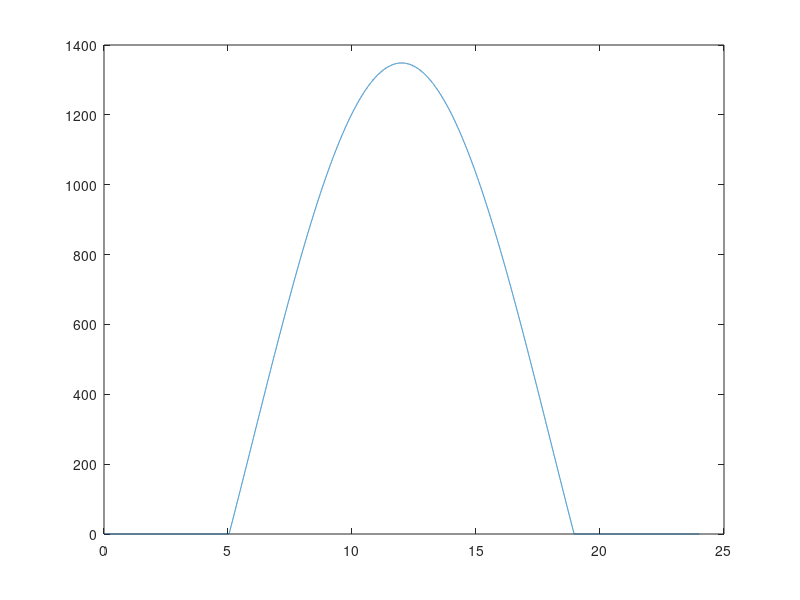

The MATLAB source for this figure: (Note: this script raises an error after producing the figure.)
clear all
clc

% 初始参数
t = [0:0.001:24] % 代表从0点至24点
d_n = 180 % 天数（0-365）
D_n = [1:1:365]'
I_SC = 1367; % 地外太阳辐射强度常数
r_0 = 149597890; % 平均日地距离常数
phi = 30; % 纬度
epislon = 1/298.256; % 地球扁率
tau = 1; % 投射系数 无量纲

% 计算单位太阳辐射强度
alpha_day = 2 * pi * (d_n - 4)/365; % 天角数
r = r_0 * (1 - epislon^2) / (1 + epislon * cos(alpha_day)); % 日地距离
I_0n = I_SC * (r_0 / r)^2; % 地外太阳辐射强度
omega = pi - (pi * t / 12); % 时角
delta = (23.45 * pi / 180) * sind(360 * (284 + d_n) /365); % 太阳倾斜角
theta = pi / 2 - acos(sind(phi) * sin(delta) + cosd(phi) * cos(delta) * cos(omega)); % 天顶角

P_S = max(I_0n * tau * sin(theta), 0) % 单位面积太阳辐射强度
E_S = cumtrapz(t, P_S) % 单位面积太辐射总能量
P_AS = E_S(end) / 24

% Plot
plot(t, P_S)
hold on
refline([0 P_AS])
hold off
plot(t, E_S)

% 全年太阳辐射强度图谱
D_alpha_day = 2 * pi * (D_n - 4)/365; % 天角数
D_r = r_0 * (1 - epislon^2) ./ (1 + epislon .* cos(D_alpha_day)); % 日地距离
D_I_0n = I_SC .* (r_0 ./ D_r).^2; % 地外太阳辐射强度
D_omega = pi - (pi * t / 12); % 时角
D_delta = (23.45 * pi / 180) .* sind(360 * (284 + D_n) ./365); % 太阳倾斜角
D_theta = pi / 2 - acos(sind(phi) * sin(D_delta) + cosd(phi) * cos(D_delta) * cos(D_omega)); % 天顶角

D_P_S = max(D_I_0n * tau .* sin(D_theta), 0) % 单位面积太阳辐射强度
D_E_S = cumtrapz(t, D_P_S, 2) % 单位面积太辐射总能量
D_P_AS = D_E_S(:,end) / 24

% Plot3
mesh(t, D_n, D_P_S)
mesh(t, D_n, D_E_S)
plot(D_n, D_P_AS)


% 生成用于Simulink的数据
solar_radiation = [t'*3600, P_S']
